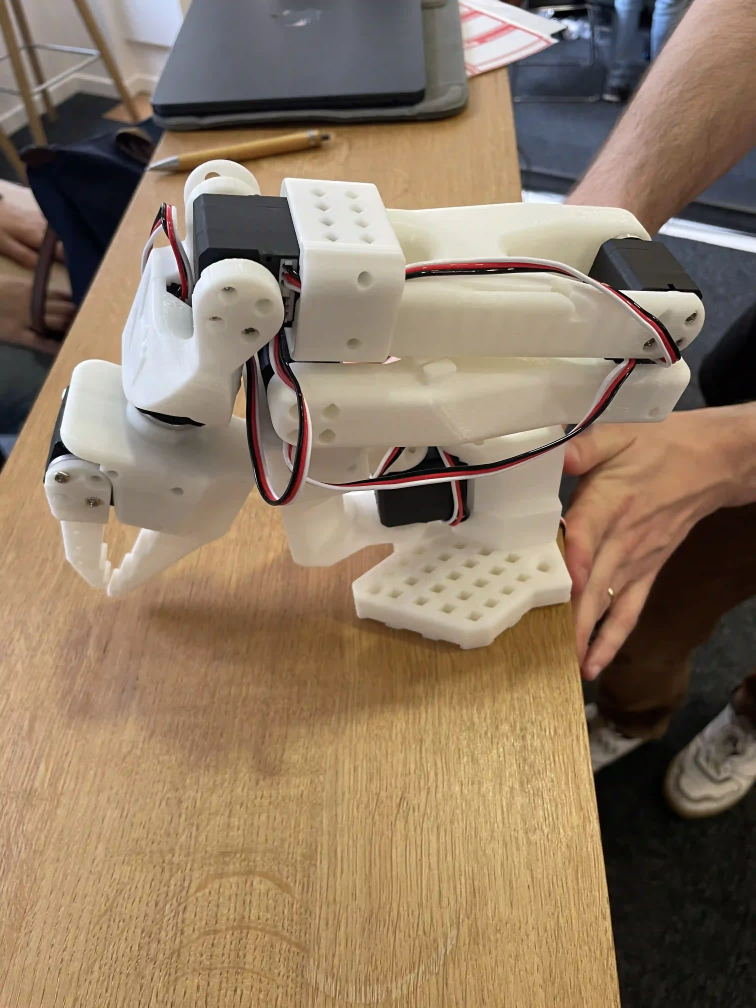
#> input picture images/follower_rest.png, 3024 x 4032 px (shown at 1/4 size); its folder holds only this picture in this run
$ python -i surface_motion.py   (imports and definitions only)   (older library calls are emulated)
#> lines starting #> are read from the running program, lines starting #| are printed output that depends on the picture
#> further down, picture is the input picture: shape (4032, 3024, 3); mean B, G, R 100.4, 122, 142.3
"""Texture-conditioned motion calibration for Sourccey's LiDAR SLAM.

The bottom camera is deliberately *not* used here as a second global
localization sensor.  It recognizes the floor surface currently under the
robot (for example, a particular beige carpet or wood floor) and selects a
motion calibration learned on that surface.  LiDAR-confirmed displacement is
the only source permitted to teach or correct that calibration.

This gives the pose predictor a more honest starting point between LiDAR
scans: a command that normally travels 0.60 m on wood may travel only 0.45 m
on carpet.  The predictor remains bounded and LiDAR remains authoritative.
"""

from __future__ import annotations

from dataclasses import asdict, dataclass, field
import math
from typing import Any

import cv2
import numpy as np


SURFACE_MOTION_VERSION = 1


def ground_texture_signature(image_bgr: np.ndarray) -> list[float]:
    """Return a compact, lighting-tolerant descriptor of the nearby floor.

    Only the lower-middle image is used.  It sees the floor under the robot,
    avoids the bright horizon, and avoids the tiny bottom strip that is often
    shadowed by the chassis.  Colour histograms distinguish rug/wood/etc.; a
    normalized gradient histogram distinguishes similarly coloured textures.
    The output is intentionally a descriptor, not a semantic AI label.
    """
    image = np.asarray(image_bgr)
    if image.ndim != 3 or image.shape[2] < 3 or image.shape[0] < 32 or image.shape[1] < 32:
        return []
    height, width = image.shape[:2]
#> height = 4032; width = 3024
    crop = image[int(0.52 * height) : int(0.94 * height), int(0.05 * width) : int(0.95 * width), :3]
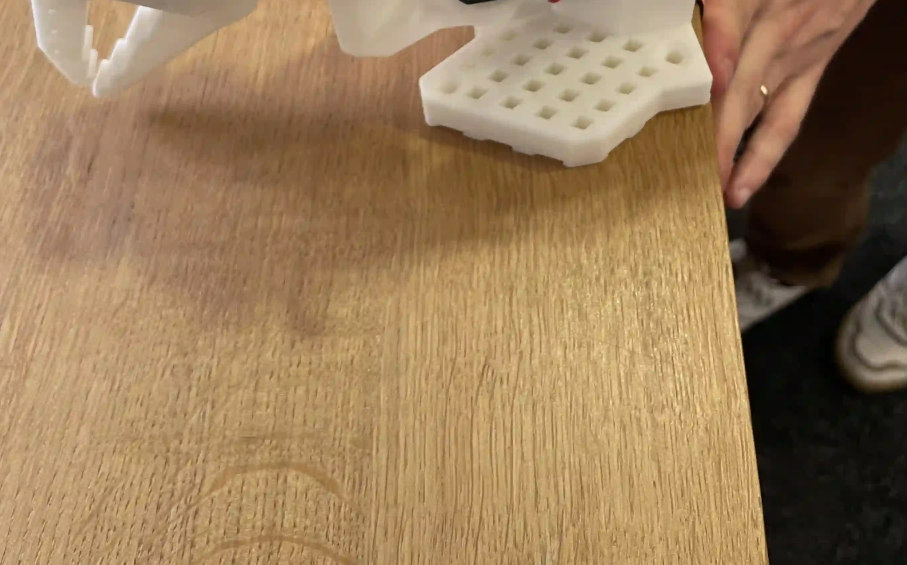
#> crop: shape (1694, 2721, 3) (shown at 1/3 size); mean B, G, R 89.2, 123.9, 153.1
    if crop.size == 0:
        return []
    crop = cv2.resize(crop, (96, 64), interpolation=cv2.INTER_AREA)
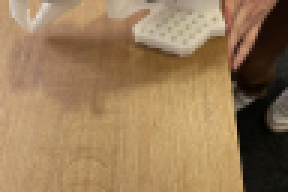
#> crop: shape (64, 96, 3) (shown 3 times larger); mean B, G, R 89.2, 124, 153.1
    hsv = cv2.cvtColor(crop, cv2.COLOR_BGR2HSV)
#> hsv: shape (64, 96, 3); mean H, S, V 16.9, 109.6, 153.1
    gray = cv2.cvtColor(crop, cv2.COLOR_BGR2GRAY)
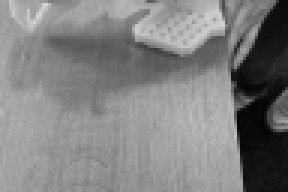
#> gray: shape (64, 96) (shown 3 times larger); min 2, max 218, mean 128.7

    # Hue is meaningful only where saturation exists.  That avoids treating a
    # gray carpet's compression noise as a unique colour identity.
    saturation = hsv[:, :, 1]
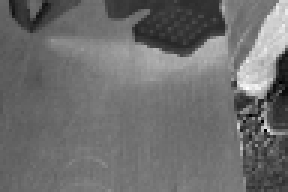
#> saturation: shape (64, 96) (shown 3 times larger); min 0, max 255, mean 109.6
    hue_hist = cv2.calcHist([hsv], [0], saturation, [8], [0, 180]).reshape(-1)
#> hue_hist = [5856, 233, 43, 3, 2, 0, 0, 3]
    sat_hist = cv2.calcHist([hsv], [1], None, [4], [0, 256]).reshape(-1)
#> sat_hist = [722, 4341, 856, 225]
    value_hist = cv2.calcHist([hsv], [2], None, [4], [0, 256]).reshape(-1)
#> value_hist = [816, 409, 3654, 1265]

    gx = cv2.Sobel(gray, cv2.CV_32F, 1, 0, ksize=3)
    gy = cv2.Sobel(gray, cv2.CV_32F, 0, 1, ksize=3)
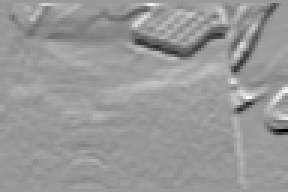
#> gy: shape (64, 96) float32 (shown 3 times larger); min -488, max 324, mean -2.1; drawn with min black and max white
    magnitude, angle = cv2.cartToPolar(gx, gy, angleInDegrees=True)
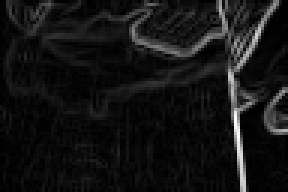
#> magnitude: shape (64, 96) float32 (shown 3 times larger); min 0, max 708.8, mean 57.3; drawn with min black and max white
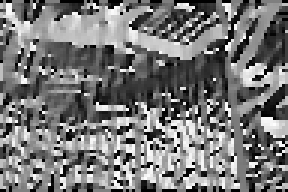
#> angle: shape (64, 96) float32 (shown 3 times larger); min 0, max 359.7, mean 168.4; drawn with min black and max white
    # Texture orientation is less lighting-dependent than raw brightness.
    orientation_hist, _ = np.histogram(angle, bins=8, range=(0.0, 360.0), weights=magnitude)
#> orientation_hist = [43743.7, 37302.3, 28958, 69331, 67405.5, 42804.4, 34158.2, 28253.2]
    texture_energy = np.asarray([float(np.mean(magnitude)) / 255.0], dtype=np.float32)
#> texture_energy = [0.225]

    descriptor = np.concatenate((hue_hist, sat_hist, value_hist, orientation_hist, texture_energy)).astype(
        np.float64
    )
#> descriptor = 25 values, max 69331 at index 19, min 0 at index 5, mean 14815.4
    norm = float(np.linalg.norm(descriptor))
#> norm = 131762.5
    if not math.isfinite(norm) or norm <= 1e-9:
        return []
    return (descriptor / norm).astype(np.float32).tolist()


# [10 lines left out: function texture_similarity, not called in this run]


@dataclass
class SurfaceMotionModel:
    """One learned relationship between a floor texture and base movement."""

    surface_id: int
    signature: list[float]
    observations: int = 0
    forward_scale: float = 1.0
    lateral_scale: float = 1.0
    forward_abs_error_ratio: float = 0.25
    lateral_abs_error_ratio: float = 0.35
    turn_translation_m_per_deg: float = 0.0


@dataclass
class SurfaceMotionAtlas:
    """Persistent texture-to-motion models and trusted map texture landmarks.

    A model is updated only after the caller has accepted a small LiDAR-local
    displacement.  It therefore cannot learn from a global alias, a motor
    command that did not move the base, or an uncertain scan.
    """

    models: list[SurfaceMotionModel] = field(default_factory=list)
    landmarks: list[dict[str, Any]] = field(default_factory=list)
    current_surface_id: int | None = None
    _last_landmark_surface_id: int | None = field(default=None, repr=False)
    _last_landmark_xy: np.ndarray | None = field(default=None, repr=False)

    similarity_threshold: float = 0.88
    maximum_models: int = 24

    # [204 lines left out: functions from_metadata, to_metadata, observe_texture, model, predict_body_translation, update_from_lidar and 1 more, not called in this run]

>>> import cv2
>>> picture = cv2.imread('../../../../../../../../../images/follower_rest.png')
>>> result = ground_texture_signature(picture)
#> result = 25 values, max 0.526 at index 19, min 0 at index 5, mean 0.112

$ run again, on images/follower_rotated.png
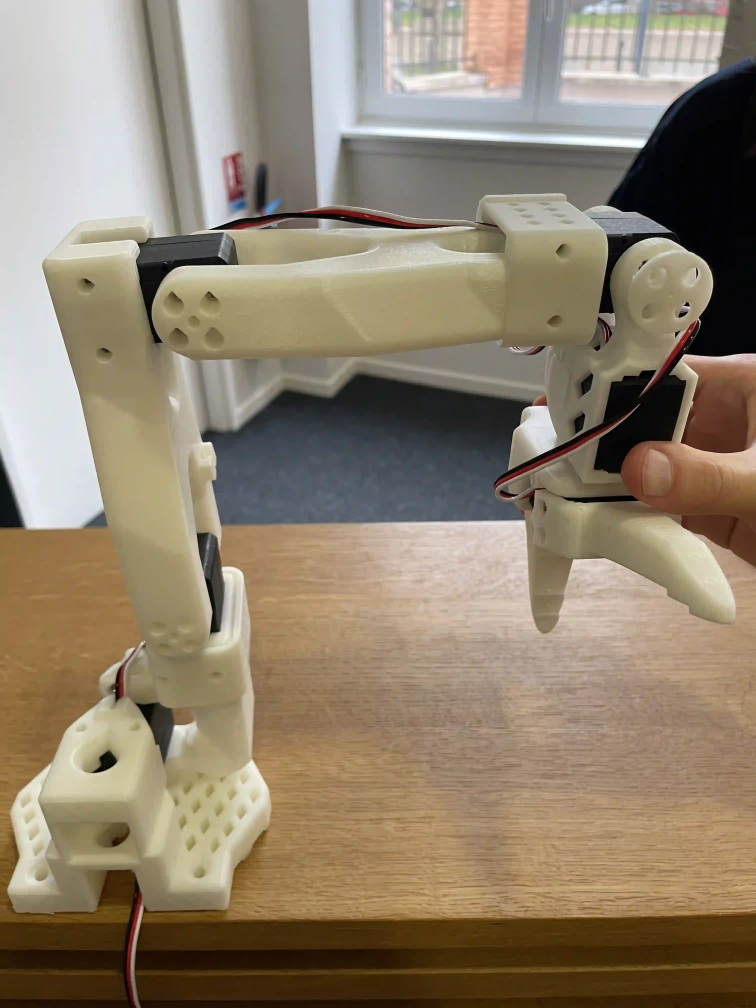
#> input picture images/follower_rotated.png, 3024 x 4032 px (shown at 1/4 size)
#> picture is the input picture: shape (4032, 3024, 3); mean B, G, R 109.9, 130, 144.2
#> hsv: shape (64, 96, 3); mean H, S, V 17.1, 94.7, 160.7
#> in ground_texture_signature, `saturation = hsv[:, :, 1]`:
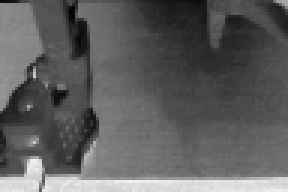
#> saturation: shape (64, 96) (shown 3 times larger); min 0, max 243, mean 94.7
#> hue_hist = [5502, 635, 1, 1, 2, 1, 0, 0]
#> sat_hist = [1361, 3820, 524, 439]
#> value_hist = [52, 635, 4595, 862]
#> in ground_texture_signature, `magnitude, angle = cv2.cartToPolar(gx, gy, angleInDegrees=True)`:
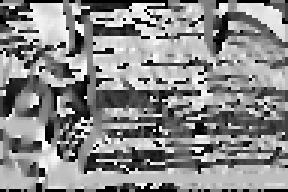
#> angle: shape (64, 96) float32 (shown 3 times larger); min 0, max 359.7, mean 194.1; drawn with min black and max white
#> orientation_hist = [53223.2, 26667.2, 36952.8, 51212.6, 44332.2, 63864, 82662.8, 45161.7]
#> texture_energy = [0.258]
#> descriptor = 25 values, max 82662.8 at index 22, min 0 at index 6, mean 16900.3
#> norm = 150062
#> result = 25 values, max 0.551 at index 22, min 0 at index 6, mean 0.113

$ run again, on images/follower_zero.png
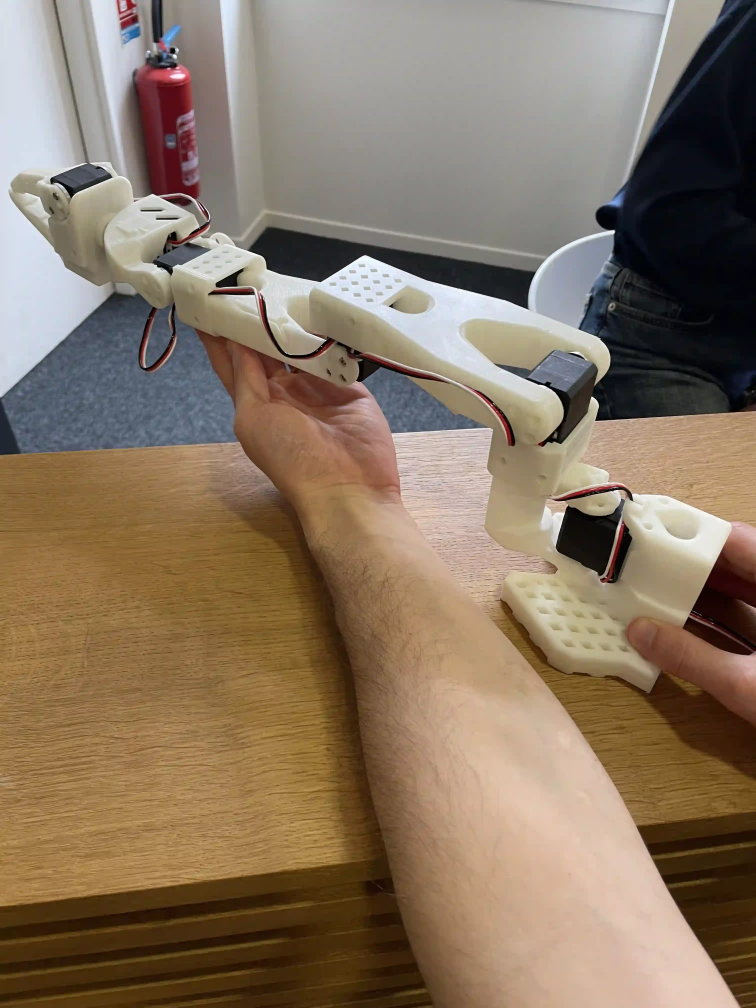
#> input picture images/follower_zero.png, 3024 x 4032 px (shown at 1/4 size)
#> picture is the input picture: shape (4032, 3024, 3); mean B, G, R 98.4, 118.1, 136.5
#> hsv: shape (64, 96, 3); mean H, S, V 16.1, 130.8, 147
#> in ground_texture_signature, `saturation = hsv[:, :, 1]`:
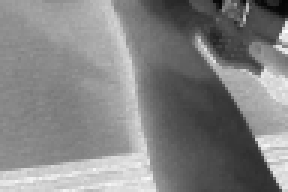
#> saturation: shape (64, 96) (shown 3 times larger); min 4, max 255, mean 130.8
#> hue_hist = [6010, 130, 0, 0, 0, 0, 0, 4]
#> sat_hist = [662, 1816, 2793, 873]
#> value_hist = [421, 1271, 3266, 1186]
#> in ground_texture_signature, `magnitude, angle = cv2.cartToPolar(gx, gy, angleInDegrees=True)`:
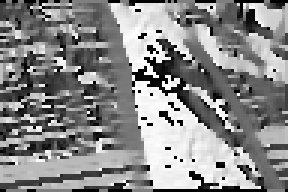
#> angle: shape (64, 96) float32 (shown 3 times larger); min 0, max 359.6, mean 193; drawn with min black and max white
#> orientation_hist = [25170.6, 18054.7, 41841.9, 95254.7, 29721.8, 54452.5, 39034.8, 79216.9]
#> texture_energy = [0.244]
#> descriptor = 25 values, max 95254.7 at index 19, min 0 at index 2, mean 16047.2
#> norm = 153276
#> result = 25 values, max 0.621 at index 19, min 0 at index 2, mean 0.105

$ run again, on images/leader_rest.png
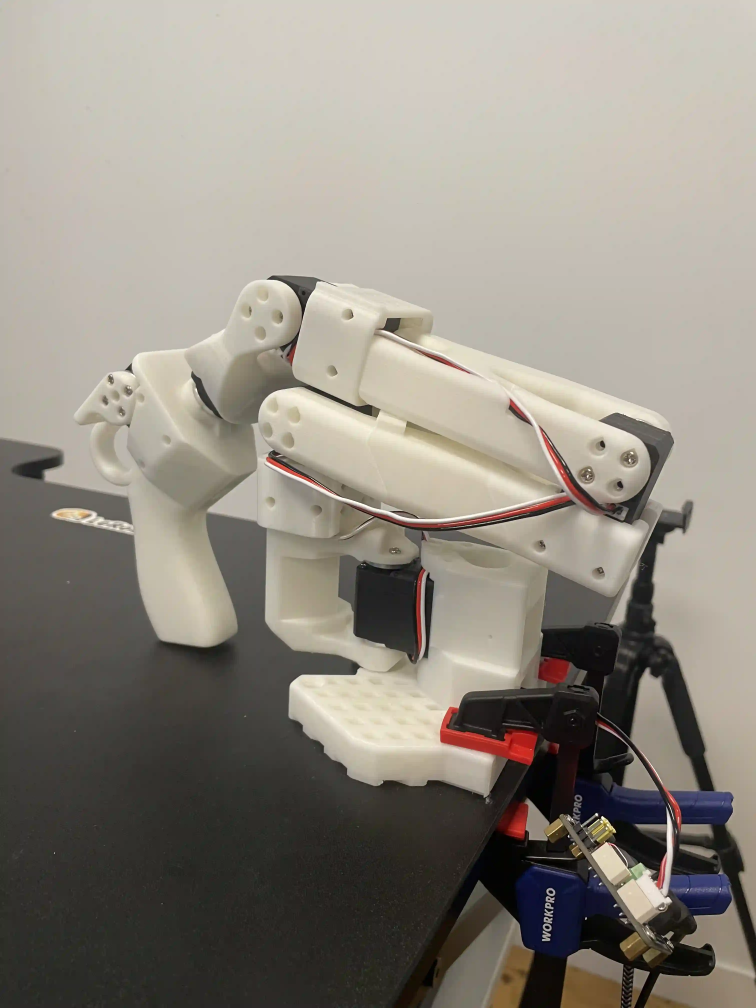
#> input picture images/leader_rest.png, 3024 x 4032 px (shown at 1/4 size)
#> picture is the input picture: shape (4032, 3024, 3); mean B, G, R 128, 137.4, 143.3
#> hsv: shape (64, 96, 3); mean H, S, V 28.8, 43.3, 93
#> hue_hist = [3867, 1654, 101, 16, 32, 304, 43, 84]
#> sat_hist = [5396, 398, 270, 80]
#> value_hist = [2898, 1408, 1358, 480]
#> in ground_texture_signature, `magnitude, angle = cv2.cartToPolar(gx, gy, angleInDegrees=True)`:
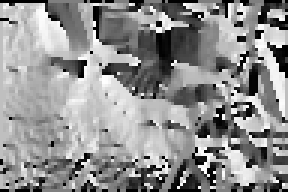
#> angle: shape (64, 96) float32 (shown 3 times larger); min 0, max 359.8, mean 203.8; drawn with min black and max white
#> orientation_hist = [77143.7, 32332.6, 64236.6, 71144.2, 76545.1, 61129.4, 95662.2, 99464.2]
#> texture_energy = [0.369]
#> descriptor = 25 values, max 99464.2 at index 23, min 0.369 at index 24, mean 23841.9
#> norm = 211859.2
#> result = 25 values, max 0.469 at index 23, min 1.74e-06 at index 24, mean 0.113
